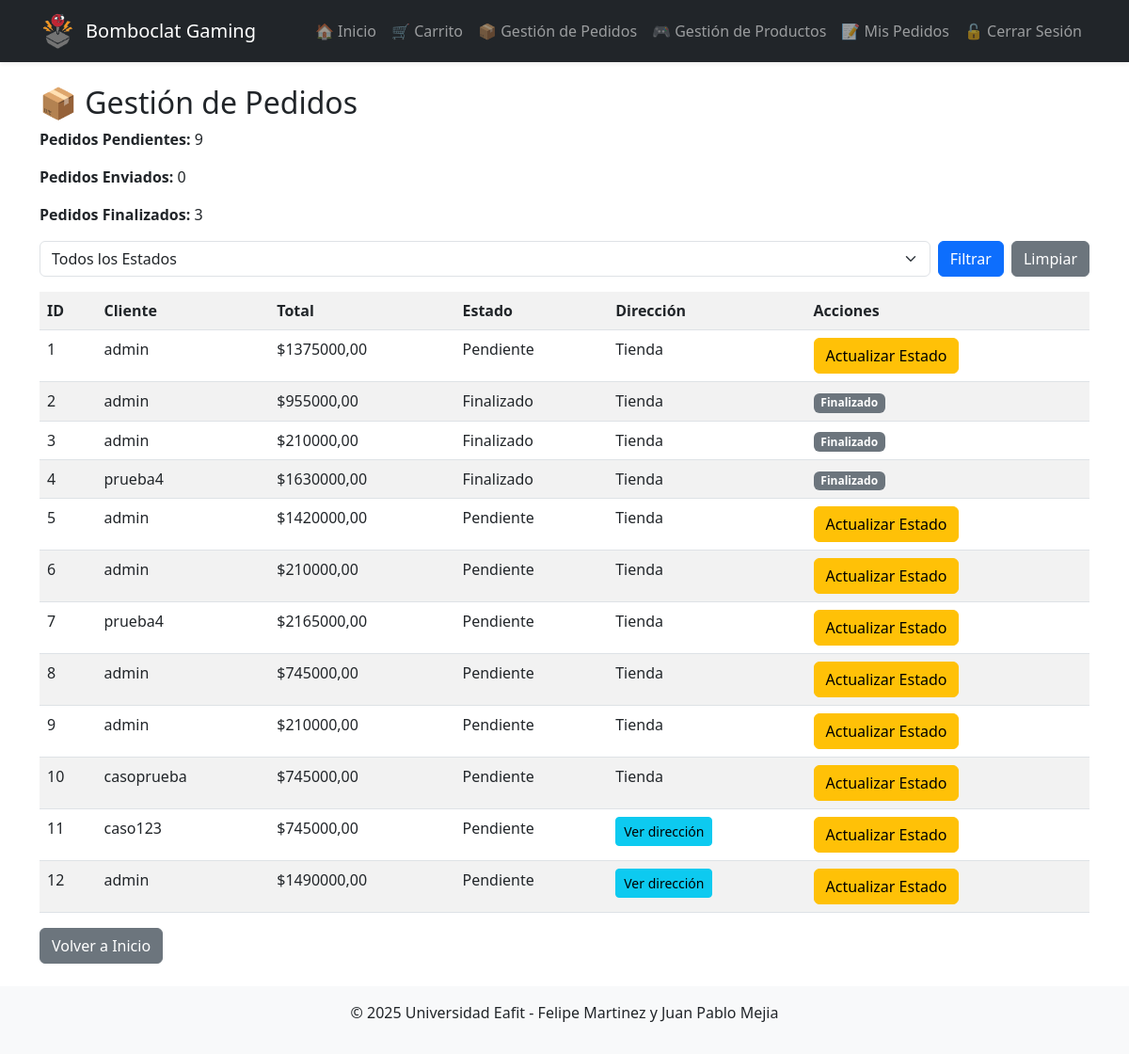
The app's page /admin-core/pedidos/ (signed in), older data.
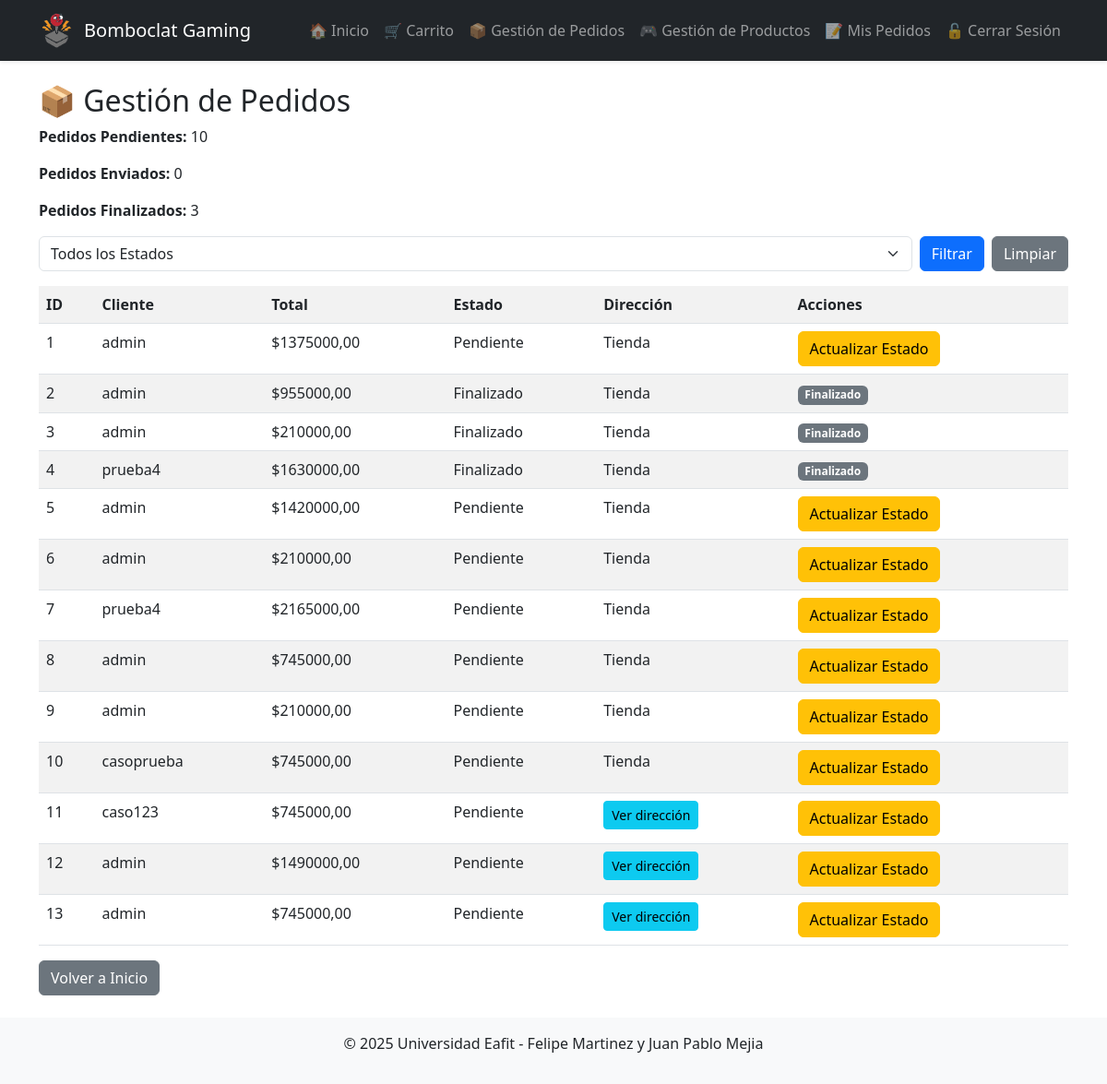
The same page, newer data.
### core/models.py (models this page shows, shortened)
class Pedido(models.Model):
    usuario = models.ForeignKey('auth.User', on_delete=models.CASCADE)
    fecha = models.DateTimeField(auto_now_add=True)
    total = models.DecimalField(max_digits=10, decimal_places=2, default=0)
    METODOS_ENVIO = [
        ('Tienda',    'Recoger en tienda'),
        ('Domicilio', 'Envío a domicilio'),
    ]
    metodo_envio    = models.CharField(max_length=10, choices=METODOS_ENVIO, default='Tienda')
    direccion_envio = models.CharField(max_length=255, blank=True)
    ESTADOS = [
        ('Pendiente', 'Pendiente'),
        ('Enviado', 'Enviado'),
        ('Cancelado', 'Cancelado'),
    ]
    estado = models.CharField(max_length=10, choices=ESTADOS, default='Pendiente')

### core/views.py (the view)
# urls.py: path('admin-core/pedidos/', views.admin_pedidos, name='admin_pedidos'),
@staff_member_required
def admin_pedidos(request):
    estado_filtro = request.GET.get('estado')
    if estado_filtro:
        pedidos = Pedido.objects.filter(estado=estado_filtro)
    else:
        pedidos = Pedido.objects.all()
    pendientes = Pedido.objects.filter(estado='Pendiente').count()
    enviados = Pedido.objects.filter(estado='Enviado').count()
    finalizados = Pedido.objects.filter(estado='Finalizado').count()
    return render(request, 'admin_core/admin_pedidos.html', {
        'pedidos': pedidos,
        'pendientes': pendientes,
        'enviados': enviados,
        'finalizados': finalizados,
        'estado_filtro': estado_filtro  # Mantener el filtro seleccionado
    })

### core/templates/admin_core/admin_pedidos.html (shortened to what this page needs)
{% extends "base.html" %}
{% block content %}
<h2>📦 Gestión de Pedidos</h2>
<div class="mb-3">
    <p><strong>Pedidos Pendientes:</strong> {{ pendientes }}</p>
    <p><strong>Pedidos Enviados:</strong> {{ enviados }}</p>
    <p><strong>Pedidos Finalizados:</strong> {{ finalizados }}</p>
</div>
<form method="get" class="mb-3 d-flex gap-2">
    <select name="estado" class="form-select">
        <option value="">Todos los Estados</option>
    </select>
    <button type="submit" class="btn btn-primary">Filtrar</button>
    <a href="{% url 'admin_pedidos' %}" class="btn btn-secondary">Limpiar</a>
</form>
<table class="table table-striped">
    <tr>
        <th>ID</th>
        <th>Cliente</th>
        <th>Total</th>
        <th>Estado</th>
        <th>Dirección</th>
        <th>Acciones</th>
    </tr>
    {% for pedido in pedidos %}
    <tr>
        <td>{{ pedido.id }}</td>
        <td>{{ pedido.usuario.username }}</td>
        <td>${{ pedido.total }}</td>
        <td>{{ pedido.estado }}</td>
        <td>
        {% if pedido.metodo_envio == 'Domicilio' %}
          <button type="button"
                  class="btn btn-sm btn-info"
                  data-bs-toggle="modal"
                  data-bs-target="#direccionModal{{ pedido.id }}">
            Ver dirección
          </button>
        {% else %}
          Tienda
        {% endif %}
        </td>
        <td>
            {% if pedido.estado != 'Finalizado' %}
            <a href="{% url 'actualizar_estado' pedido.id %}" class="btn btn-warning">Actualizar Estado</a>
            {% else %}
            <span class="badge bg-secondary">Finalizado</span>
            {% endif %}
        </td>
    </tr>
    {% empty %}
    <tr><td colspan="5">No hay pedidos para mostrar.</td></tr>
    {% endfor %}
</table>
<a href="{% url 'home' %}" class="btn btn-secondary">Volver a Inicio</a>
{% endblock %}

Row changes from the older to the newer data that the page shows:
added Pedido: id "13", usuario.username "admin", total "745000,00", estado "Pendiente", shows "Actualizar Estado"
Text that changed along with them:
{{ pendientes }}: "9" → "10"
